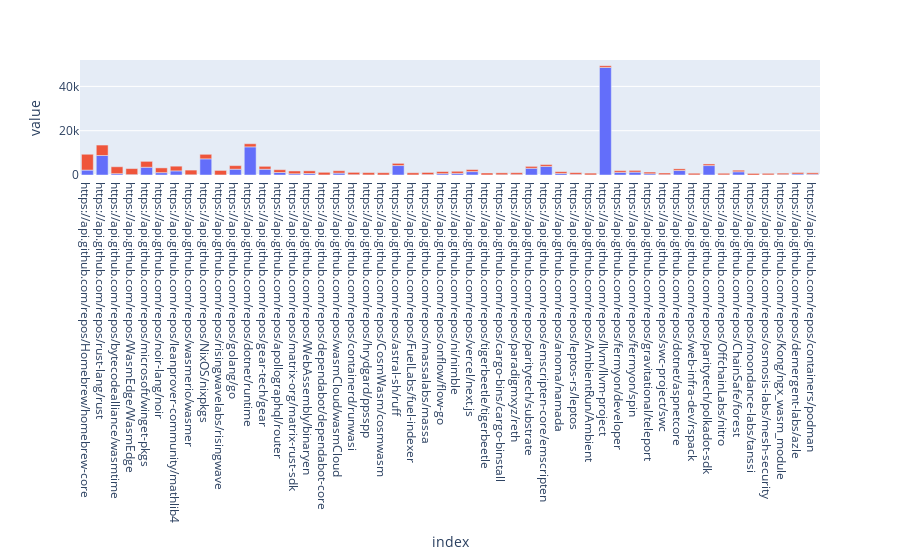

Write notebook code for a chart like this one.
### Markdown cell above
## Simple approach

In this figure we visualize the count of contributions from those in 'p' and 'P^' stacked on top of one another. 

Most of the most-contributed-to projects of those in 'p' are also most-contributed-to by members of 'p' (they are not also largely contributed to by those in 'P^').

Some notable visual exceptions are 'NixOS/nixpkgs,' 'dotnet/runtime,' 'astral-sh/ruff,' 'paritytech/substrate,' and 'llvm/llvm-project.'

### Code cell
fig_joined_counts = px.bar(
    data_frame=joined_counts
    .sort_values(by="count_known", ascending=False) # sort the joined_counts df by the number of contributions made by those in p
    [:50], # only take the first 50
    y=["count_general", "count_known"],
)
fig_joined_counts.update_layout(showlegend=False)
fig_joined_counts.write_image("joined_counts.png")
fig_joined_counts

### Figure 1 — Plotly figure (JSON) as saved in the notebook; plotly's stock layout.template omitted (floating-point values rounded to 4 significant figures)
{"data": [{"alignmentgroup": "True", "hovertemplate": "variable=count_general<br>index=%{x}<br>value=%{y}<extra></extra>", "legendgroup": "count_general", "marker": {"color": "#636efa", "pattern": {"shape": ""}}, "name": "count_general", "offsetgroup": "count_general", "orientation": "v", "showlegend": true, "textposition": "auto", "type": "bar", "x": ["https://api.github.com/repos/Homebrew/homebrew-core", "https://api.github.com/repos/rust-lang/rust", "https://api.github.com/repos/bytecodealliance/wasmtime", "https://api.github.com/repos/WasmEdge/WasmEdge", "https://api.github.com/repos/microsoft/winget-pkgs", "https://api.github.com/repos/noir-lang/noir", "https://api.github.com/repos/leanprover-community/mathlib4", "https://api.github.com/repos/wasmerio/wasmer", "https://api.github.com/repos/NixOS/nixpkgs", "https://api.github.com/repos/risingwavelabs/risingwave", "https://api.github.com/repos/golang/go", "https://api.github.com/repos/dotnet/runtime", "https://api.github.com/repos/gear-tech/gear", "https://api.github.com/repos/apollographql/router", "https://api.github.com/repos/matrix-org/matrix-rust-sdk", "https://api.github.com/repos/WebAssembly/binaryen", "https://api.github.com/repos/dependabot/dependabot-core", "https://api.github.com/repos/wasmCloud/wasmCloud", "https://api.github.com/repos/containerd/runwasi", "https://api.github.com/repos/hrydgard/ppsspp", "https://api.github.com/repos/CosmWasm/cosmwasm", "https://api.github.com/repos/astral-sh/ruff", "https://api.github.com/repos/FuelLabs/fuel-indexer", "https://api.github.com/repos/massalabs/massa", "https://api.github.com/repos/onflow/flow-go", "https://api.github.com/repos/ni/nimble", "https://api.github.com/repos/vercel/next.js", "https://api.github.com/repos/tigerbeetle/tigerbeetle", "https://api.github.com/repos/cargo-bins/cargo-binstall", "https://api.github.com/repos/paradigmxyz/reth", "https://api.github.com/repos/paritytech/substrate", "https://api.github.com/repos/emscripten-core/emscripten", "https://api.github.com/repos/anoma/namada", "https://api.github.com/repos/leptos-rs/leptos", "https://api.github.com/repos/AmbientRun/Ambient", "https://api.github.com/repos/llvm/llvm-project", "https://api.github.com/repos/fermyon/developer", "https://api.github.com/repos/fermyon/spin", "https://api.github.com/repos/gravitational/teleport", "https://api.github.com/repos/swc-project/swc", "https://api.github.com/repos/dotnet/aspnetcore", "https://api.github.com/repos/web-infra-dev/rspack", "https://api.github.com/repos/paritytech/polkadot-sdk", "https://api.github.com/repos/OffchainLabs/nitro", "https://api.github.com/repos/ChainSafe/forest", "https://api.github.com/repos/moondance-labs/tanssi", "https://api.github.com/repos/osmosis-labs/mesh-security", "https://api.github.com/repos/Kong/ngx_wasm_module", "https://api.github.com/repos/demergent-labs/azle", "https://api.github.com/repos/containers/podman"], "xaxis": "x", "y": [2210, 8805, 598, 159, 3501, 1055, 1857, 97, 7284, 20, 2615, 12700, 2600, 1130, 561, 676, 24, 840, 133, 38, 16, 4262, 25, 180, 606, 738, 1536, 29, 101, 163, 3038, 3886, 682, 245, 42, 48520, 1176, 1296, 554, 144, 2023, 43, 4255, 63, 1456, 1, 54, 148, 454, 337], "yaxis": "y"}, {"alignmentgroup": "True", "hovertemplate": "variable=count_known<br>index=%{x}<br>value=%{y}<extra></extra>", "legendgroup": "count_known", "marker": {"color": "#EF553B", "pattern": {"shape": ""}}, "name": "count_known", "offsetgroup": "count_known", "orientation": "v", "showlegend": true, "textposition": "auto", "type": "bar", "x": ["https://api.github.com/repos/Homebrew/homebrew-core", "https://api.github.com/repos/rust-lang/rust", "https://api.github.com/repos/bytecodealliance/wasmtime", "https://api.github.com/repos/WasmEdge/WasmEdge", "https://api.github.com/repos/microsoft/winget-pkgs", "https://api.github.com/repos/noir-lang/noir", "https://api.github.com/repos/leanprover-community/mathlib4", "https://api.github.com/repos/wasmerio/wasmer", "https://api.github.com/repos/NixOS/nixpkgs", "https://api.github.com/repos/risingwavelabs/risingwave", "https://api.github.com/repos/golang/go", "https://api.github.com/repos/dotnet/runtime", "https://api.github.com/repos/gear-tech/gear", "https://api.github.com/repos/apollographql/router", "https://api.github.com/repos/matrix-org/matrix-rust-sdk", "https://api.github.com/repos/WebAssembly/binaryen", "https://api.github.com/repos/dependabot/dependabot-core", "https://api.github.com/repos/wasmCloud/wasmCloud", "https://api.github.com/repos/containerd/runwasi", "https://api.github.com/repos/hrydgard/ppsspp", "https://api.github.com/repos/CosmWasm/cosmwasm", "https://api.github.com/repos/astral-sh/ruff", "https://api.github.com/repos/FuelLabs/fuel-indexer", "https://api.github.com/repos/massalabs/massa", "https://api.github.com/repos/onflow/flow-go", "https://api.github.com/repos/ni/nimble", "https://api.github.com/repos/vercel/next.js", "https://api.github.com/repos/tigerbeetle/tigerbeetle", "https://api.github.com/repos/cargo-bins/cargo-binstall", "https://api.github.com/repos/paradigmxyz/reth", "https://api.github.com/repos/paritytech/substrate", "https://api.github.com/repos/emscripten-core/emscripten", "https://api.github.com/repos/anoma/namada", "https://api.github.com/repos/leptos-rs/leptos", "https://api.github.com/repos/AmbientRun/Ambient", "https://api.github.com/repos/llvm/llvm-project", "https://api.github.com/repos/fermyon/developer", "https://api.github.com/repos/fermyon/spin", "https://api.github.com/repos/gravitational/teleport", "https://api.github.com/repos/swc-project/swc", "https://api.github.com/repos/dotnet/aspnetcore", "https://api.github.com/repos/web-infra-dev/rspack", "https://api.github.com/repos/paritytech/polkadot-sdk", "https://api.github.com/repos/OffchainLabs/nitro", "https://api.github.com/repos/ChainSafe/forest", "https://api.github.com/repos/moondance-labs/tanssi", "https://api.github.com/repos/osmosis-labs/mesh-security", "https://api.github.com/repos/Kong/ngx_wasm_module", "https://api.github.com/repos/demergent-labs/azle", "https://api.github.com/repos/containers/podman"], "xaxis": "x", "y": [7153, 4716, 3126, 2744, 2659, 2155, 2125, 2118, 2062, 2042, 1624, 1415, 1321, 1263, 1262, 1202, 1192, 1078, 1050, 1030, 1019, 990, 976, 960, 949, 938, 919, 868, 866, 855, 850, 834, 820, 807, 797, 795, 787, 782, 778, 757, 756, 752, 728, 719, 714, 713, 702, 688, 675, 648], "yaxis": "y"}], "layout": {"barmode": "relative", "legend": {"title": {"text": "variable"}, "tracegroupgap": 0}, "margin": {"t": 60}, "showlegend": false, "xaxis": {"anchor": "y", "domain": [0, 1], "title": {"text": "index"}}, "yaxis": {"anchor": "x", "domain": [0, 1], "title": {"text": "value"}}}}
